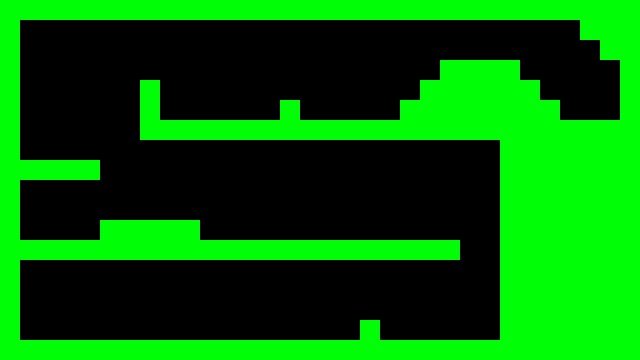

A 2D game scene composited from a Tiled map and its tileset images. What follows is a short description and the map's XML, with every tile layer's data as written:
An orthogonal 32x18 tile map with 20x20 px tiles, 1 tile layer (main) and 15 objects (0, 1, 4, 2, 3, ...).

<map version="1.2" tiledversion="1.2.1" orientation="orthogonal" renderorder="right-down" width="32" height="18" tilewidth="20" tileheight="20" infinite="0" nextlayerid="6" nextobjectid="27">
 <tileset firstgid="1" source="testsheet.tsx" />
 <layer id="1" name="main" width="32" height="18">
  <data encoding="csv">
1,1,1,1,1,1,1,1,1,1,1,1,1,1,1,1,1,1,1,1,1,1,1,1,1,1,1,1,1,1,1,1,
1,0,0,0,0,0,0,0,0,0,0,0,0,0,0,0,0,0,0,0,0,0,0,0,0,0,0,0,0,1,1,1,
1,0,0,0,0,0,0,0,0,0,0,0,0,0,0,0,0,0,0,0,0,0,0,0,0,0,0,0,0,0,1,1,
1,0,0,0,0,0,0,0,0,0,0,0,0,0,0,0,0,0,0,0,0,0,1,1,1,1,0,0,0,0,0,1,
1,0,0,0,0,0,0,1,0,0,0,0,0,0,0,0,0,0,0,0,0,1,1,1,1,1,1,0,0,0,0,1,
1,0,0,0,0,0,0,1,0,0,0,0,0,0,1,0,0,0,0,0,1,1,1,1,1,1,1,1,0,0,0,1,
1,0,0,0,0,0,0,1,1,1,1,1,1,1,1,1,1,1,1,1,1,1,1,1,1,1,1,1,1,1,1,1,
1,0,0,0,0,0,0,0,0,0,0,0,0,0,0,0,0,0,0,0,0,0,0,0,0,1,1,1,1,1,1,1,
1,1,1,1,1,0,0,0,0,0,0,0,0,0,0,0,0,0,0,0,0,0,0,0,0,1,1,1,1,1,1,1,
1,0,0,0,0,0,0,0,0,0,0,0,0,0,0,0,0,0,0,0,0,0,0,0,0,1,1,1,1,1,1,1,
1,0,0,0,0,0,0,0,0,0,0,0,0,0,0,0,0,0,0,0,0,0,0,0,0,1,1,1,1,1,1,1,
1,0,0,0,0,1,1,1,1,1,0,0,0,0,0,0,0,0,0,0,0,0,0,0,0,1,1,1,1,1,1,1,
1,1,1,1,1,1,1,1,1,1,1,1,1,1,1,1,1,1,1,1,1,1,1,0,0,1,1,1,1,1,1,1,
1,0,0,0,0,0,0,0,0,0,0,0,0,0,0,0,0,0,0,0,0,0,0,0,0,1,1,1,1,1,1,1,
1,0,0,0,0,0,0,0,0,0,0,0,0,0,0,0,0,0,0,0,0,0,0,0,0,1,1,1,1,1,1,1,
1,0,0,0,0,0,0,0,0,0,0,0,0,0,0,0,0,0,0,0,0,0,0,0,0,1,1,1,1,1,1,1,
1,0,0,0,0,0,0,0,0,0,0,0,0,0,0,0,0,0,1,0,0,0,0,0,0,1,1,1,1,1,1,1,
1,1,1,1,1,1,1,1,1,1,1,1,1,1,1,1,1,1,1,1,1,1,1,1,1,1,1,1,1,1,1,1
</data>
 </layer>
 <objectgroup color="#ff0000" id="2" name="obstacles">
  <object id="1" x="220" y="320" width="20" height="20" />
  <object id="4" x="80" y="220" width="20" height="20" />
  <object id="5" x="60" y="220" width="20" height="20" />
  <object id="6" x="40" y="220" width="20" height="20" />
  <object id="7" x="20" y="220" width="20" height="20" />
  <object id="9" x="280" y="80" width="20" height="20" />
 </objectgroup>
 <objectgroup color="#ffffff" id="5" name="exit">
  <object id="15" x="600" y="100" width="20" height="20" />
 </objectgroup>
 <objectgroup color="#00ff00" id="3" name="player">
  <object id="2" x="40" y="320" width="20" height="20" />
 </objectgroup>
 <objectgroup id="4" name="tutText">
  <object id="17" name="0" x="20" y="320" width="160" height="20">
   <properties>
    <property name="caption" value="Use the left and right arrow keys to move." />
   </properties>
  </object>
  <object id="18" name="1" x="180" y="320" width="20" height="20">
   <properties>
    <property name="caption" value="Uh oh! Something killed you! What was it? Let's investigate. Start by moving into the area marked by this box." />
   </properties>
  </object>
  <object id="19" name="4" x="499" y="260" width="1" height="80">
   <properties>
    <property name="caption" value="This wall seems too high to jump over. Try exploding during a jump- you'll be able to see things higher up!" />
   </properties>
  </object>
  <object id="21" name="2" x="180" y="320" width="20" height="20">
   <properties>
    <property name="caption" value="Press the down arrow key to explode. You will die, but the goo you leave behind will light the way for your comrades." />
   </properties>
  </object>
  <object id="22" name="3" x="220" y="320" width="20" height="20">
   <properties>
    <property name="caption" value="Looks like something sharp- the bane of slimekind! Use the up arrow key to jump over it." />
   </properties>
  </object>
  <object id="25" name="6" x="200" y="220" width="260" height="20">
   <properties>
    <property name="caption" value="The exit is visible above. How you navigate from here is up to you, but keep an eye on the life counter!" />
   </properties>
  </object>
  <object id="26" name="5" x="480" y="240" width="20" height="100">
   <properties>
    <property name="caption" value="Looks like there's a platform up there- can you reach it? When you jump into a wall, you can press the up arrow again to jump off the wall." />
   </properties>
  </object>
 </objectgroup>
</map>